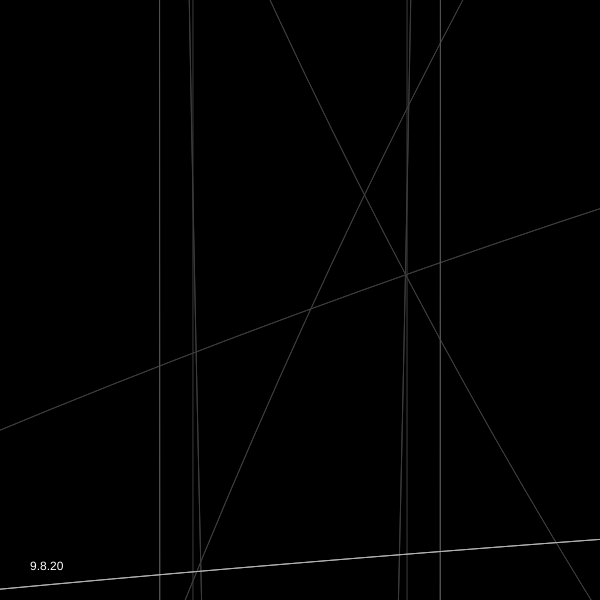
Frame 1 (no input)
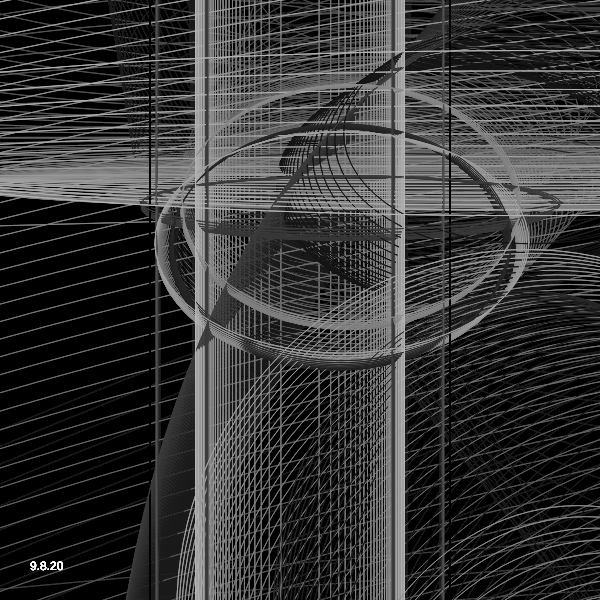
Frame 60 (no input)
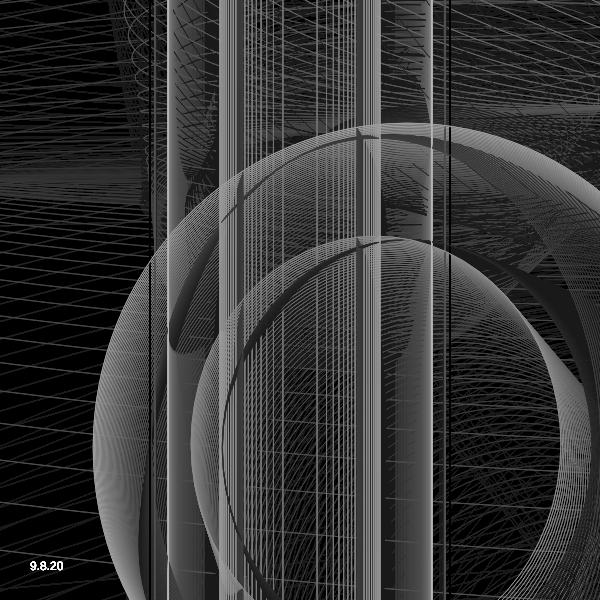
Frame 120 (the mouse pressed at the canvas centre since frame 60)

The p5.js sketch that drew these frames (run headless with seeded random() and noise() and a simulated clock; from frame 60 on, the mouse is pressed at the canvas centre):

// p5.js sketch
// ── sketch.js
var globe;
var total = 20;
var offset =2;
var angle =0;

var m=0;
var mchange=0;

var a = 2;
var b = 1;

function setup(){
  createCanvas(600,600)
  globe = new Array((total+1)*(total+1));
  background(0)
}

function supershape(theta, m, n1, n2, n3){
  var t1=abs((1/a)*cos(m*theta/4));
  t1=pow(t1,n2);
  var t2=abs((1/b)*sin(m*theta/4));
  t2=pow(t2,n3);
  var t3 =t1+t2;
  var r=pow(t3,-1/n1);
  return r;
}

function draw(){
  background(0, 5);

  m=map(sin(mchange),-2,1,0,10);
  mchange+=0.005;

  var r=100;

  for(var i=0;i<total+1;i++){
    globe[i] =[];
    var lat =map(i,0,total,-HALF_PI,HALF_PI);
    var r2 = supershape(lat,m,0.2,1.7,1.7);

    for(var j=0;j<total+1;j++){
      var lon = map(j,0,total,-PI,PI);
      var r1=supershape(lon,m,0.1,2.7,2.7);

      var x = r*r1*sin(lon)*r2*sin(lon);
      var y = r*r1*cos(lon)*r2*cos(lat);

      var index=i+j*(total+1);
      globe[index] = createVector(x,y);
    }
  }

  offset+=5;
  // noStroke();

  for(var i=0;i<total;i+=2){
    for(var j=0;j<total+1;j+=2){
      var index1=i+j*(total+1);
      var v1 = globe[index1];
      var index2=(i+1)+j*(total+1);
      var v2 = globe[index2];
      stroke(map(i,0,total,0,200));
      noFill();
      rectMode(CENTER)
      ellipse(v1.x + width/2,v1.y + height/2,v2.x + width/2,v2.y + height/2);
    }
  }
  angle+=0.3;

  fill(255);
  noStroke();
  text("9.8.20", 30, height-30);
}
